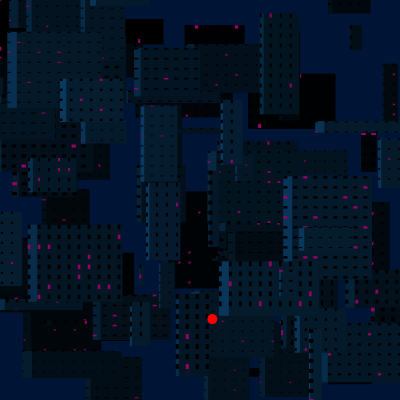
Frame 1 (no input)
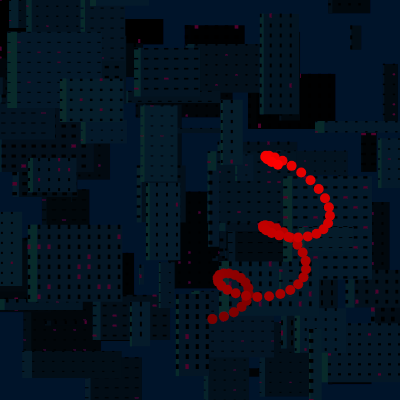
Frame 60 (no input)
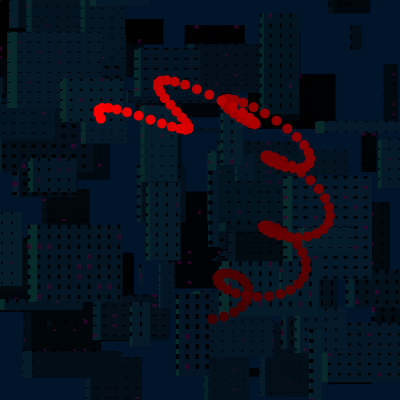
Frame 120 (the mouse pressed at the canvas centre since frame 60)

The p5.js sketch that drew these frames (run headless with seeded random() and noise() and a simulated clock; from frame 60 on, the mouse is pressed at the canvas centre):

// p5.js sketch
// ── sketch.js
var numBuildings = 100;
var windowPercent = 0.1;
var maxSize = 0.26;


function drawBuildings() {
  baseCol = color(0, 0, 0);
  var windowColor = color(150, 2, 100);
  
  noStroke();

  // BUILDINGS
  for (var i = 0; i < numBuildings; i++)
  {
    fill(baseCol);
    

    
    var scaleX = width * Math.random() * maxSize;
    var scaleY = height * Math.random() * maxSize;
    var posX = width * Math.random() - .5*scaleX;
    var posY = height * Math.random() - .5*scaleY;

    rect(
      posX,
      posY,
      scaleX,
      scaleY
    );

    fill(color(((i * 2)/ numBuildings) * 5, ((i * 2)/ numBuildings) * 30, ((i * 2)/ numBuildings) * 50));

    rect(
      posX,
      posY,
      scaleX * 0.1,
      scaleY * 1
    );
    
    // WINDOWS
    var winWid = max(Math.random() * 5, 2);
    var winHi = max(Math.random() * 5, 1);


    for (var x1 = 0; x1 < (scaleX - winWid); x1 += 10)
    {
      for (var y1 = 0; y1 < (scaleY - winHi); y1 += 10)
      {
        
        fill(windowColor);
        if (Math.random() > windowPercent)
        {
          fill("black");
        }
        rect(x1 + posX, y1 + posY, winWid, winHi);
      }
    }

    baseCol = color((i / numBuildings) * 5, (i / numBuildings) * 30, (i / numBuildings) * 50);

    
  }
}
function setup() {
  createCanvas(400, 400);
  background("#001437");
  
  drawBuildings();
}

function draw() {
  background("rgba(25,25,25,0.01)")

  //stroke("black");
  fill("red");
  var t = millis() / 5000;
  var mag = 100
  ellipse(
    sin(t*10)*mag + 0.3*sin(t*92)*mag + width/2,
    cos(t*10)*mag + 0.2*cos(t*88)*mag + width/2,
    10,
    10
  );
  
}
